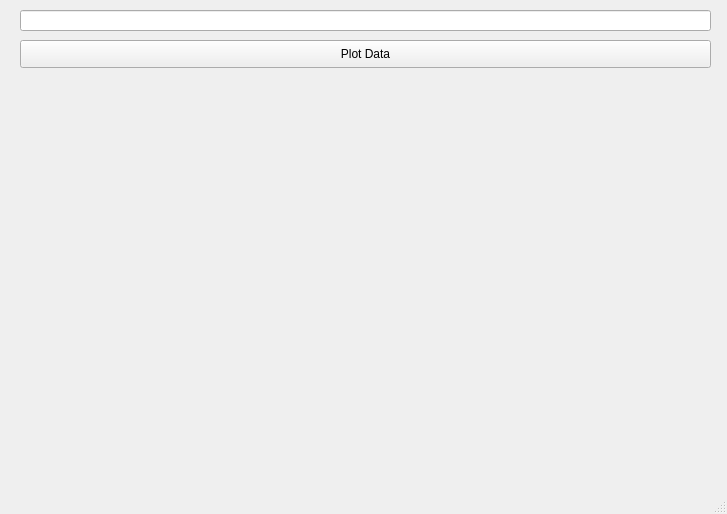
<?xml version="1.0" encoding="UTF-8"?>
<ui version="4.0">
 <class>MainWindow</class>
 <widget class="QMainWindow" name="MainWindow">
  <property name="geometry">
   <rect>
    <x>0</x>
    <y>0</y>
    <width>727</width>
    <height>514</height>
   </rect>
  </property>
  <property name="windowTitle">
   <string>MainWindow</string>
  </property>
  <widget class="QWidget" name="centralwidget">
   <widget class="QWidget" name="verticalLayoutWidget">
    <property name="geometry">
     <rect>
      <x>19</x>
      <y>79</y>
      <width>691</width>
      <height>391</height>
     </rect>
    </property>
    <layout class="QVBoxLayout" name="verticalLayout"/>
   </widget>
   <widget class="QLineEdit" name="lineEdit">
    <property name="geometry">
     <rect>
      <x>20</x>
      <y>10</y>
      <width>691</width>
      <height>21</height>
     </rect>
    </property>
   </widget>
   <widget class="QPushButton" name="pushButton">
    <property name="geometry">
     <rect>
      <x>20</x>
      <y>40</y>
      <width>691</width>
      <height>28</height>
     </rect>
    </property>
    <property name="text">
     <string>Plot Data</string>
    </property>
   </widget>
  </widget>
  <widget class="QStatusBar" name="statusbar"/>
 </widget>
 <resources/>
 <connections/>
</ui>
